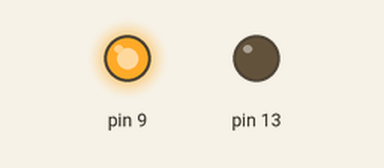
A sketch run on a simulated Arduino Uno, built with avr-gcc and run on an emulated ATmega328P. Parts: output pins drawn as LEDs (lit = HIGH).

Above: at 0.5 s.
At 8.5 s:
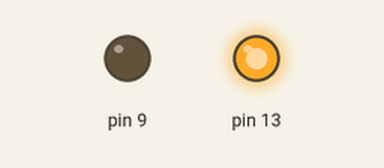
At 17.5 s:
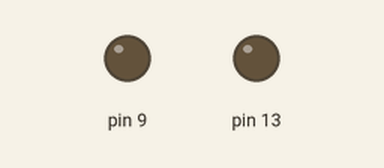
Timing chart, 0 to 18.2 s (numbered marks = the images above):
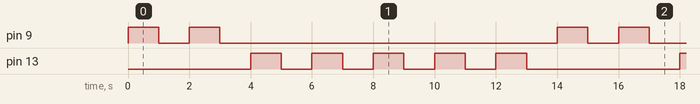

Measured:
- by itself, pin 9: repeats every 14.0 s: LOW 1.0 s, HIGH 1.0 s, LOW 11.0 s, HIGH 1.0 s
- by itself, pin 13: repeats every 14.0 s: 4 × (LOW 1.0 s, HIGH 1.0 s), LOW 5.0 s, HIGH 1.0 s
- by itself, everything shown: repeats every 14.0 s, in 14 steps

The sketch:

sketch_2LEDblink.ino
```cpp
void setup() {
  // put your setup code here, to run once:
 pinMode (9, OUTPUT);
 pinMode (13, OUTPUT);

}

void loop() {
  // put your main code here, to run repeatedly:
   int repeats = 2;

   for(int i = 0; i < repeats; i++){
   digitalWrite(9, HIGH);
  delay(1000);
   digitalWrite(9, LOW);
  delay(1000);
   }
   int red = 5;
  for(int i = 0; i < red; i++){
  digitalWrite(13, HIGH);
  delay(1000);
  digitalWrite(13, LOW);
  delay(1000);
  }
}
```
